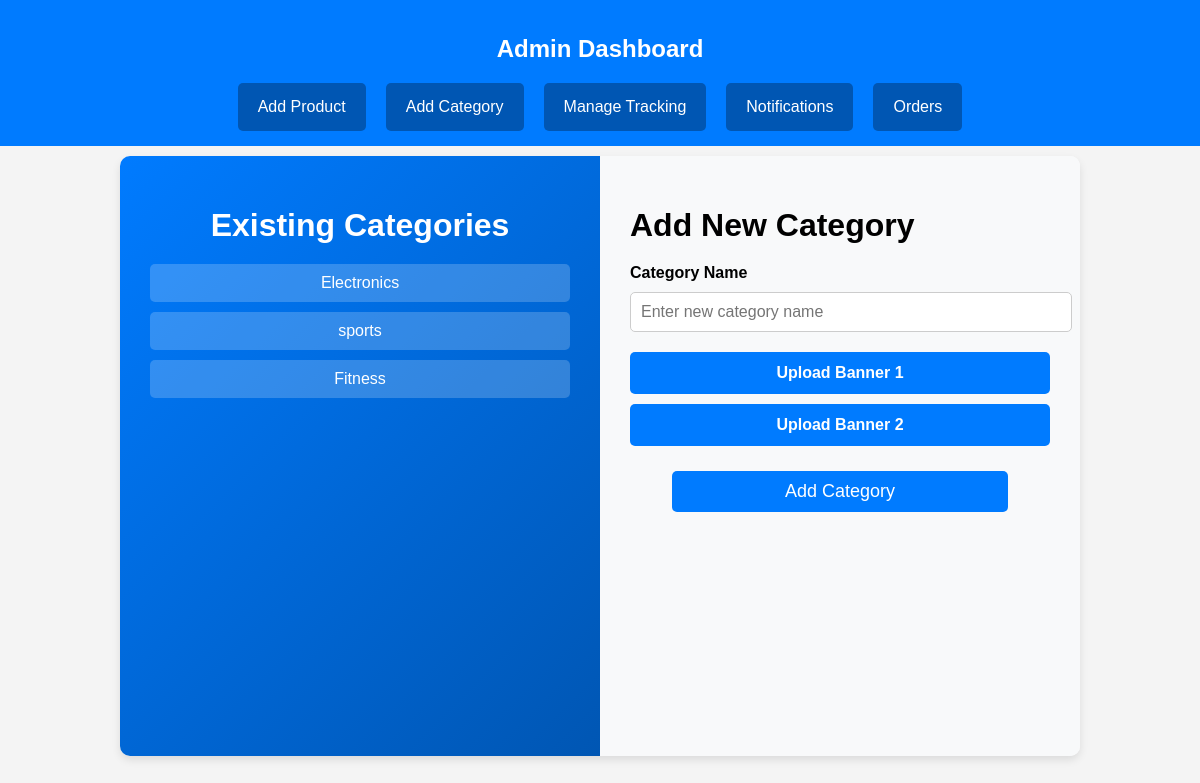
Screenshot of /add_category.php with the database file from the repository.
### tables this page shows
CREATE TABLE `categories` (
  `id` int(11) NOT NULL,
  `name` varchar(40) NOT NULL,
  `file` varchar(40) NOT NULL
);

### add_category.php (the view, shortened to what this page needs)
<!DOCTYPE html>
<html lang="en">
<head>
</head>
<body>
    <div class="navbar">
        <h2>Admin Dashboard</h2>
        <ul>
            <li onclick="location.href='add_product.php'">Add Product</li>
            <li onclick="location.href='add_category.php'">Add Category</li>
            <li onclick="location.href='manage_tracking.php'">Manage Tracking</li>
            <li onclick="location.href='notifications.php'">Notifications</li>
            <li onclick="location.href='orders.php'">Orders</li>
        </ul>
    </div>
    <div class="container">
        <div class="left-panel">
            <h1>Existing Categories</h1>
            <ul class="category-list">
                <?php
                    $con = mysqli_connect('localhost', 'root', '', 'ecommerce');
                    $res = $con->query("SELECT name FROM categories");
                    while ($row = mysqli_fetch_assoc($res)) {
                        echo "<li>" . htmlspecialchars($row['name']) . "</li>";
                    }
                ?>
            </ul>
        </div>
        <div class="right-panel">
            <h1>Add New Category</h1>
            <form action="add_category.php" method="post" enctype="multipart/form-data">
                <label for="name">Category Name</label>
                <input type="text" name="cate_gory" id="name" placeholder="Enter new category name" required>
                <label for="b_1" class="file-label">Upload Banner 1</label>
                <label for="b_2" class="file-label">Upload Banner 2</label>
                <input type="submit" name="submit_cat" value="Add Category">
            </form>
        </div>
    </div>
</body>
</html>

### add_category.php (style rules this page uses)
body { font-family: 'Poppins', sans-serif; background-color: #f4f4f4; margin: 0; padding: 0; }
.navbar { background: #007bff; color: white; padding: 15px; text-align: center; }
.navbar ul { list-style: none; padding: 0; margin: 0; display: flex; justify-content: center; }
.navbar ul li { padding: 15px 20px; margin: 0 10px; background: #0056b3; border-radius: 5px; cursor: pointer; }
.container { display: flex; background: #ffffff; width: 80%; margin-top: 10px; margin-left: 10%; height: 600px; border-radius: 10px; box-shadow: 0 4px 8px rgba(0, 0, 0, 0.1); overflow: hidden; }
.left-panel { width: 50%; padding: 30px; background: linear-gradient(135deg, #007BFF, #0056b3); color: white; text-align: center; }
.right-panel { width: 50%; padding: 30px; background: #f8f9fa; }
h1 { margin-bottom: 20px; }
.category-list { list-style: none; padding: 0; }
.category-list li { background: rgba(255, 255, 255, 0.2); padding: 10px; margin: 10px 0; border-radius: 5px; }
label { display: block; margin-bottom: 10px; font-weight: bold; }
input[type="text"] { width: 100%; padding: 10px; border: 1px solid #ccc; border-radius: 5px; font-size: 16px; margin-bottom: 20px; }
input[type="submit"] { width: 80%; padding: 10px; background: #007BFF; color: white; margin-left: 10%; border: none; border-radius: 5px; font-size: 18px; cursor: pointer; margin-top: 15px; transition: 0.3s; }
.file-label { display: block; background: #007BFF; color: white; text-align: center; padding: 12px; border-radius: 5px; cursor: pointer; font-size: 16px; margin-bottom: 10px; transition: 0.3s; }

### rows the page displays
categories: name "Electronics"
categories: name "sports"
categories: name "Fitness"
